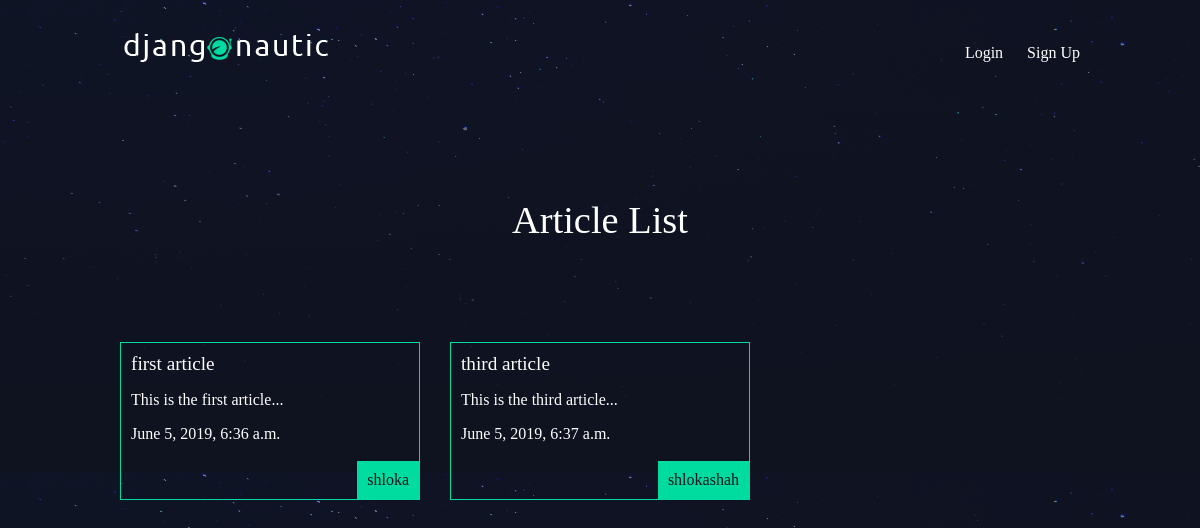
The app's page /article/, older data.
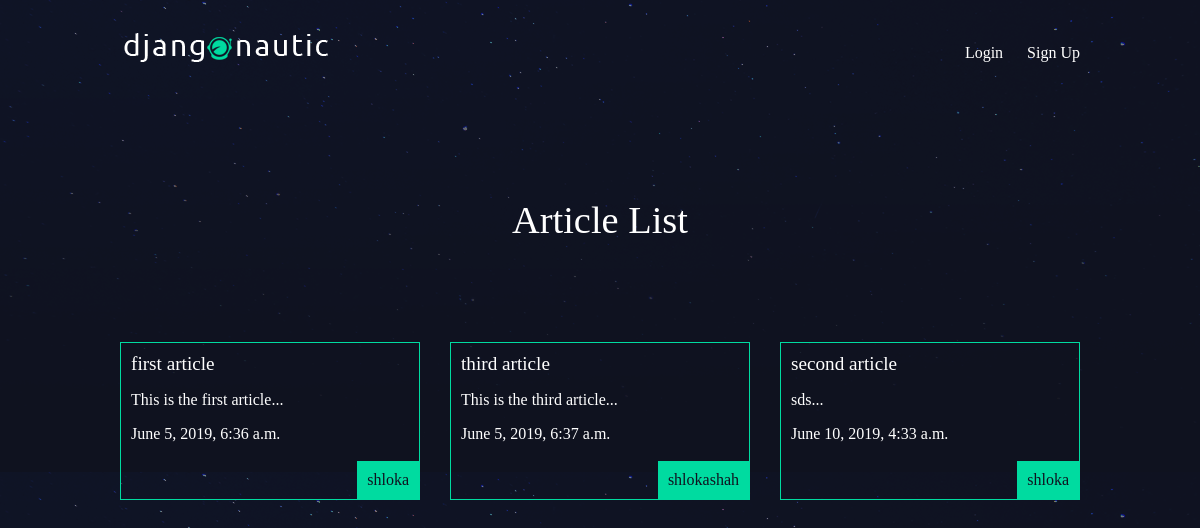
The same page, newer data.
### articles/models.py (models this page shows, shortened)
class Articles(models.Model):
	title= models.CharField(max_length=100)
	slug= models.SlugField()
	body=models.TextField()
	date=models.DateTimeField(auto_now_add=True)
	thumb=models.ImageField(upload_to='images/',default = 'images/default.png',blank=True)
	author = models.ForeignKey(User,default=None,on_delete=models.PROTECT)
	pdf = models.FileField(upload_to='documents/',default='documents/DbConnect.java',blank=True)
	def snippet(self):
		return self.body[:50] + "..."

### articles/views.py (the view)
# urls.py: path('',views.article_list,name="list"),
def article_list(request):
	articles=Articles.objects.all().order_by('date')
	return render(request,'articles/article_list.html',{'articles':articles})

### articles/templates/articles/article_list.html
{% extends 'base_layout.html' %}
{% block content %}
	<h1>Article List</h1>
	<div class="articles">
		{% for article in articles %}
			<div class="article">
				<h1><a href="{% url 'articles:detail' slug=article.slug %}">{{article.title}}</a></h1>
				<p>{{article.snippet}}</p>
				<p>{{article.date}}</p>
				<p class="author">{{article.author.username}}</p>
			</div>
		{% endfor %}
	</div>
{% endblock %}

### templates/base_layout.html (shortened to what this page needs)
{% load static from staticfiles %}
<!DOCTYPE html>
<html>
<head>
	<link rel="stylesheet" href="/static/style.css">
</head>
<body>
	<header class="wrapper">
		<h1><a href="{% url 'home' %}"><img src = "{% static 'logo.png'%}"/></a></h1>
		<nav>
			<ul>
				{% if user.is_authenticated %}
					<li>
						<form class="logout-link" action="{% url 'accounts:logout' %}" method="post">
							{% csrf_token %}
							<button type = "submit">Logout</button>
						</form>
						<a href="{% url 'articles:create' %}" class="highlight">Create New Article</a>
					</li>
				{% else %}
					<li><a href="{% url 'accounts:login' %}">Login</a></li>
					<li><a href="{% url 'accounts:signup' %}">Sign Up</a></li>
				{% endif %}
			</ul>
		</nav>
	</header>
	<div class="wrapper">
		{% block content %}
		{% endblock %}
	</div>
</body>
</html>

### assests/style.css (style rules this page uses)
body { background-color: #0f121f; background-image: url(/static/stars.png); background-repeat-y: no-repeat; color: #fff; }
body * { font-family: Ubuntu; }
h1, h2, h3, h4, h5 { font-weight: normal; margin: 0; }
a, a:hover, a:visited { color: #fff; text-decoration: none; }
.wrapper { max-width: 960px; margin: 0 auto; }
div.wrapper > h1 { text-align: center; margin: 100px auto; font-size: 2.4em }
header { display: grid; grid-template-columns: 1fr 1fr; padding: 20px 0; }
nav { justify-self: end; }
nav li { display: inline-block; list-style-type: none; margin-left: 20px; }
.articles { display: grid; grid-template-columns: 1fr 1fr 1fr; grid-gap: 30px; }
.article { padding: 10px; border: 1px solid #00dba0; position: relative; padding-bottom: 40px; }
.article h1 { font-size: 1.2em; }
.article .author { padding: 10px; background: #00dba0; position: absolute; right: 0; bottom: 0; margin: 0; color: #0f121f; }

Row changes from the older to the newer data that the page shows:
added Articles: title "second article", snippet "sds...", date "June 10, 2019, 4:33 a.m.", author.username "shloka"
